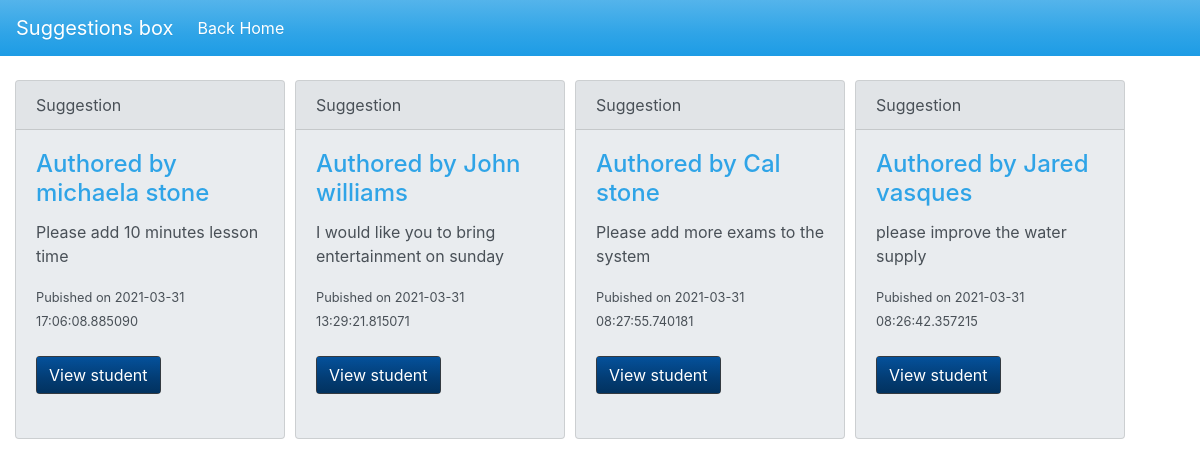
/admin/pages/suggestions/index.php, run on an earlier commit of the app's database.
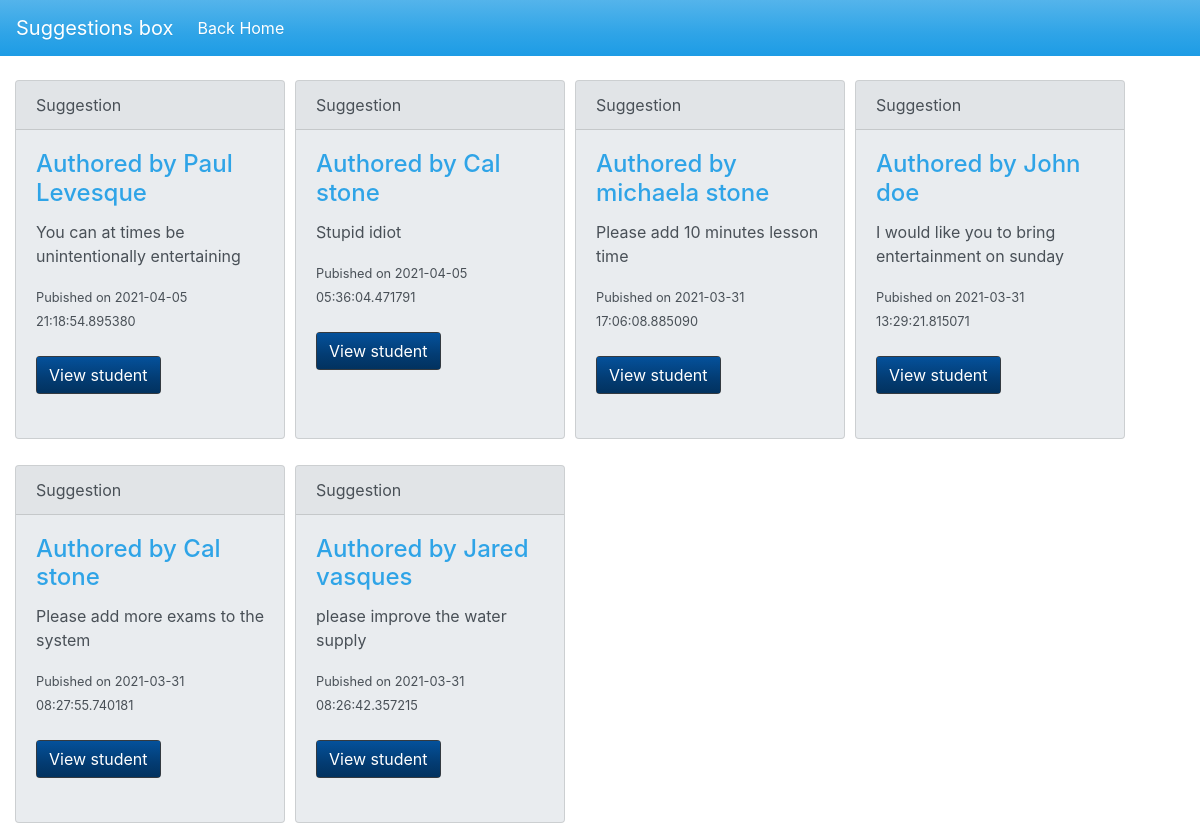
And on a later commit of the database.
### tables this page shows
CREATE TABLE `suggestions` (
  `id` int(255) NOT NULL,
  `publisher` varchar(255) NOT NULL,
  `content` varchar(255) NOT NULL,
  `time` timestamp(6) NOT NULL DEFAULT current_timestamp(6)
);

### admin/pages/suggestions/index.php (the view, shortened to what this page needs)
<?php
    require '../config.php';
    $query = "SELECT * FROM suggestions ORDER BY id desc";
    $result = mysqli_query($conn,$query);
    $suggestions = mysqli_fetch_all($result,MYSQLI_ASSOC);
?>
<!DOCTYPE html>
<html lang="en">
<head>
    <link rel="stylesheet" href="../../../css/bootstrap.min.css">
</head>
<body>
<nav class="navbar navbar-expand-lg navbar-dark bg-primary">
  <a class="navbar-brand" href="#">Suggestions box</a>
  <div class="collapse navbar-collapse" id="navbarColor01">
    <ul class="navbar-nav mr-auto">
      <li class="nav-item active">
        <a class="nav-link" href="../../">Back Home
        </a>
      </li>
    </ul>
  </div>
</nav>
<br>
<div class="grid container">
<?php foreach($suggestions as $suggestion):?>
    <div class="card bg-secondary mb-3" style="max-width: 20rem;">
        <div class="card-header">Suggestion</div>
        <div class="card-body">
        <h4 class="card-title">Authored by <?php echo $suggestion['publisher']; ?></h4>
        <p class="card-text"><?php echo $suggestion['content'];?></p>
        <small>Pubished on <?php echo $suggestion['time']; ?></small> <br> <br>
        <a href="./view.php?id=<?php echo $suggestion['publisher'];?>" class="btn bg-dark text-white">View student</a>
  </div> <br>
</div>
<?php endforeach;?>
</div>
</body>
</html>

What changed in the data, as far as the page shows it:
added suggestions: publisher "Paul Levesque", content "You can at times be unintentionally entertaining", time "2021-04-05 21:18:54.895380"
added suggestions: publisher "Cal stone", content "Stupid idiot", time "2021-04-05 05:36:04.471791"
changed suggestions "I would like you to bring entertainment on sunday": publisher "John williams" → "John doe"
